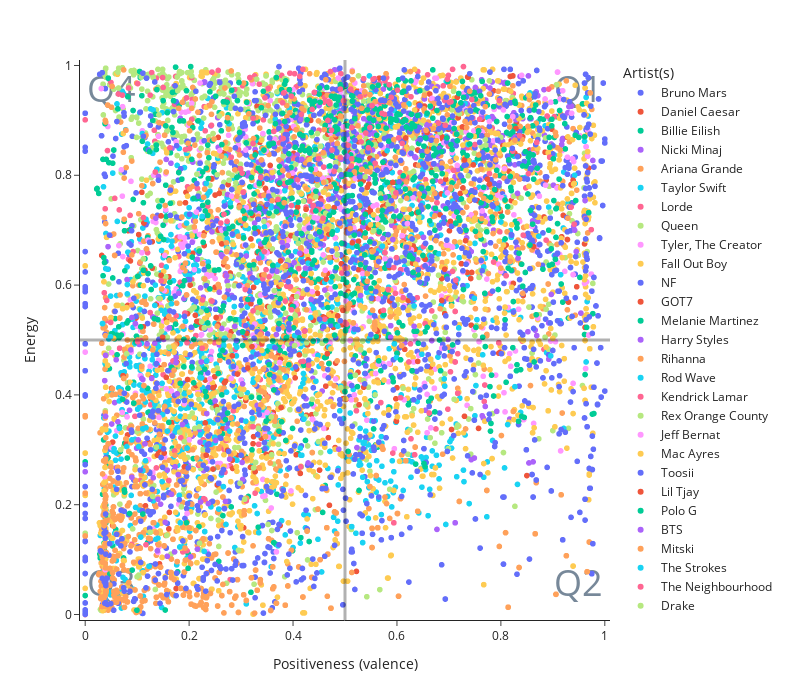

Write notebook code for a chart like this one.
### Code cell
##Decide whether you want the plot to have 
# all of the artists,
# two random artists from the list, or 
# particular artists you name.

# Choose your option by making that variable = 1 and the others = 0
random=0
all=1
particular=0

#RANDOM artist comparison
if random==1:
    all=0
    particular=0
    random1=allnames.sample()
    random2=allnames.sample()
    artist_names=[random1.iloc[0],random2.iloc[0]]

#ALL artists
if all==1:
    random=0
    particular=0
    artist_names=uniquenames

##If you want to choose PARTICULAR artists, enter those artist names here
# in single quotes and separated by commas, spelling counts!
if particular==1:
    all=0
    random=0
    #artist_names=[]
    artist_names=['Toosii','Fall Out Boy', 'Mitski','Jeff Bernat','Taylor Swift']

#Here, we filter the data based on your selections above.
datafilter=dataset.loc[dataset['artist_name'].isin(artist_names)]

#Now that you've selected which data we want to plot, let's work on the plot itself.    
    
#This section plots the data using a software called plotly, from the pandas dataframe "dataset".
fig = px.scatter(datafilter,x="valence", y="energy",hover_data=['track_name'],color="artist_name", 
                 labels={"track_name":"Song Title","valence":"Positiveness (valence)",
                         "energy":"Energy","artist_name":"Artist(s)"},
                width=800,height=700)

#Set axes and labels for axes
fig.update_yaxes(range=[-0.01, 1.01])
fig.update_xaxes(range=[-0.01, 1.01])
fig.update_xaxes(title_text='Positiveness (valence)')
fig.update_yaxes(title_text='Energy')
#Add quadrant dividing lines
fig.add_hline(y=0.5, line_width=3)
fig.add_vline(x=0.5, line_width=3)
#Label the quadrants
#If you want to label your quadrants with your own descriptions, add them 
# here in the text=["Q1", "Q2", "Q3","Q4"] lines, 
# replacing the Q1 or Q2 or Q3 or Q4 with what you want that quadrant to say on it.
fig.add_trace(go.Scatter(
    x=[0.95],#These x-coordinates tell you where the text will be. 
    y=[0.95],#These y-coordinates tell you where the text will be. 
    mode="text",
    name="Text",
    text=["Q1"],#This is the line which says what text to print on the graph.
    textfont=dict(size=36,color="lightslategrey"),
    textposition="middle center",showlegend=False
))

fig.add_trace(go.Scatter(
    x=[0.95],#These x-coordinates tell you where the text will be. 
    y=[0.05],#These y-coordinates tell you where the text will be. 
    mode="text",
    name="Text",
    text=["Q2"],#This is the line which says what text to print on the graph.
    textfont=dict(size=36,color="lightslategrey"),
    textposition="middle center",showlegend=False
))
fig.add_trace(go.Scatter(
    x=[0.05],#These x-coordinates tell you where the text will be. 
    y=[0.05],#These y-coordinates tell you where the text will be. 
    mode="text",
    name="Text",
    text=["Q3"],#This is the line which says what text to print on the graph.
    textfont=dict(size=36,color="lightslategrey"),
    textposition="middle center",showlegend=False
))
fig.add_trace(go.Scatter(
    x=[0.05],#These x-coordinates tell you where the text will be. 
    y=[0.95],#These y-coordinates tell you where the text will be. 
    mode="text",
    name="Text",
    text=["Q4"],#This is the line which says what text to print on the graph.
    textfont=dict(size=36,color="lightslategrey"),
    textposition="middle center",showlegend=False
))


# There are several default color schemes and layouts
# you can choose from at https://plotly.com/python/templates/
# Replace "simple_white" with the template you'd like to pick. Be sure to capitalize as shown on the website!
fig.update_layout(template="simple_white")


#Save plot as html file and open in browser.
if all==1:
    fig.write_html('all'+'.html', auto_open=True)
if random==1:
    fig.write_html(''.join(artist_names)+'.html', auto_open=True)
if particular==1:
    fig.write_html(''.join(artist_names)+'.html', auto_open=True)
#Show plot below in python.
fig.show()
